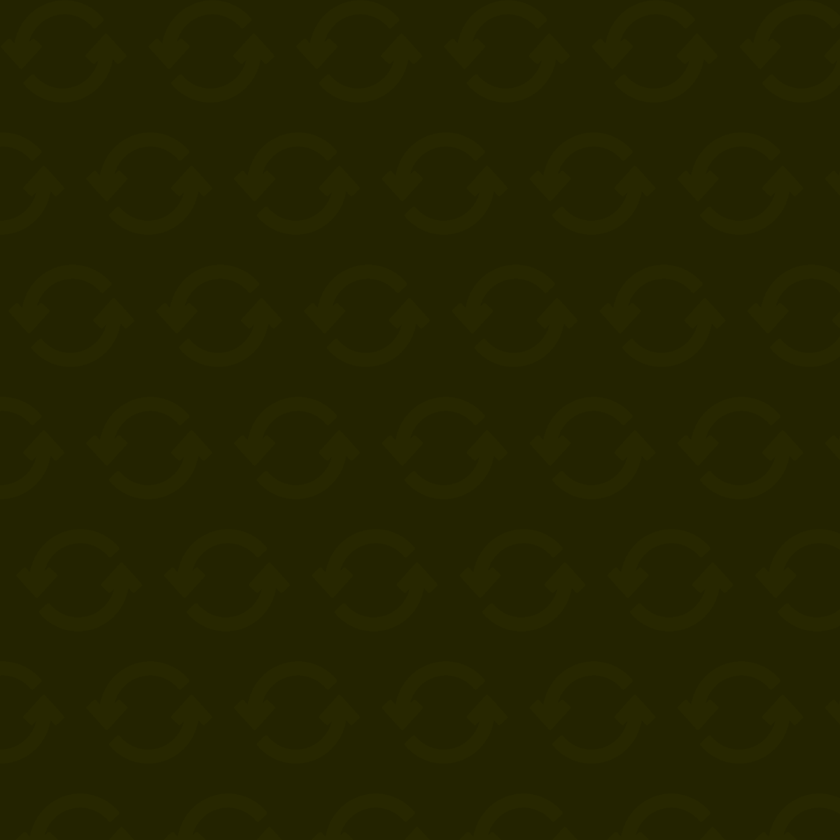
#> input picture texted_image/template.png, 840 x 840 px, shrunk from 1080 x 1080 before the run; its folder holds only this picture in this run
$ python __init__.py
#> lines starting #> are read from the running program, lines starting #| are printed output that depends on the picture
### texted_image/utils.py
from math import ceil, floor
import json

with open("texted_image/characters_sizes.json") as f:
#> (reads texted_image/characters_sizes.json from the repository)
    chars_sizes: dict[str, dict[str, int | str]] = json.load(f)

DISTANCE_BETWEEN_LINES = 117

def get_lined_text(text: str, canvas_size: dict[str, int]):
    canvas_w, canvas_h = canvas_size['width'] * 0.9, canvas_size['height'] * 0.9
    lines, font_size = __get_lines(text, canvas_w, canvas_h)
    lines = __restore_lines_transitions(text, lines)

    return '\n'.join(lines), font_size


def __get_words_lengths(words: list):
    return [sum([chars_sizes[character]['width'] for character in word if character in chars_sizes]) for word in words]


def __get_text_length(text: str):
    return sum([chars_sizes[c]['width'] for c in text if c in chars_sizes])


def __get_lines_data(text_length: int, canvas_w: int, canvas_h: int, transitions: int):
    font_size = 100
    ratio: float = text_length / canvas_w
    lines_amount = ceil(ratio) + transitions
    max_lines_amount = floor(canvas_h / DISTANCE_BETWEEN_LINES)
    multiplier = 1
    while lines_amount > max_lines_amount:
        multiplier -= .01
        font_size -= 1
        lines_amount = ceil(ratio * multiplier)
        max_lines_amount = floor(canvas_h / (DISTANCE_BETWEEN_LINES * multiplier))

    return font_size, lines_amount, multiplier

def __get_words(text: str):
    words = text.split(' ')
    if len(words) == 1:
        words = text
    return words, __get_words_lengths(words)

def __get_lines(text: str, width: int, height: int):
    transitions = text.count('\n\n')
    text = text.replace('\n', '')
    text_length = __get_text_length(text)
    font_size, lines_amount, multiplier = __get_lines_data(text_length, width, height, transitions)
    words, words_lengths = __get_words(text)

    lines = []
    offset = 0
    j = 0
    text_width = width / multiplier
    for _ in range(lines_amount):
        s = 0
        sum_without_space = s - chars_sizes[' ']['width']
        while sum_without_space < text_width:
            if j == len(words_lengths):
                break
            s += words_lengths[j] + chars_sizes[' ']['width']
            j += 1
            sum_without_space = s - chars_sizes[' ']['width']
        j -= 1 if j == len(words_lengths) - 1 or sum_without_space > text_width else 0
        line = ' '.join(words[offset:j]) if isinstance(words, list) else words[offset:j]
        lines.append(line)
        offset = j

    while '' in lines: lines.remove('')
    return lines, font_size


def __restore_lines_transitions(text: str, lines: list[str]):
    output = []
    for line in lines:
        inds = (line.find('Негативный'), line.find('Стиль:'))
        if inds[0] == -1 and inds[1] == -1:
            output.append(line)
            continue
        for ind in inds:
            if ind != -1:
                output.append(line[:ind] + '\n\n' + line[ind:])


    return output

### texted_image/__init__.py
from io import BytesIO
from PIL import Image, ImageDraw, ImageFont
from .utils import get_lined_text
import os


class TextedImage:
    def __init__(self):
        self.path = os.path.dirname(os.path.realpath(__file__)) + '/'
        self.template = Image.open(self.path + "template.png")
        self.canvas_mid = (self.template.width // 2, self.template.height // 2)

    def get(self, text: str):
        canvas_size = {'width': self.template.width, 'height': self.template.height}
        lines, font_size = get_lined_text(text, canvas_size)
        bytes_io = BytesIO()
        img = self.__add_lines_to_photo(lines, font_size)
        img.save(bytes_io, 'PNG')
        return bytes_io

    def __add_lines_to_photo(self, lines: str, font_size: int):
        img = self.template
        self.draw = ImageDraw.Draw(img)
        self.draw.font = ImageFont.truetype(
            font=self.path + "TT_Rationalist_Trial_Medium_Italic.ttf",
            size=font_size,
            encoding="unic"
        )
        self.draw.multiline_text(
            self.canvas_mid,
            lines,
            font=self.draw.font,
            align="center",
            anchor="mm",
        )

        return img


if __name__ == "__main__":
    texted_img = TextedImage()
#> in __init__, self.template is the input picture: PIL image 840x840 RGBA; mean R, G, B, A 35.9, 35.9, 0, 255
    texted_img.get('Чмо пидор лох очконавт еблан сука шлюха тупая дебил дурак идиот имбицил инцел ебик долбоеб хуйло хуесос еблоид мразь тварь урод хуила чмырь даун пидор хуйлан пидрила шалава дурачье дурик уебан сволочь')
#> in get, `img = self.__add_lines_to_photo(lines, font_size)`:
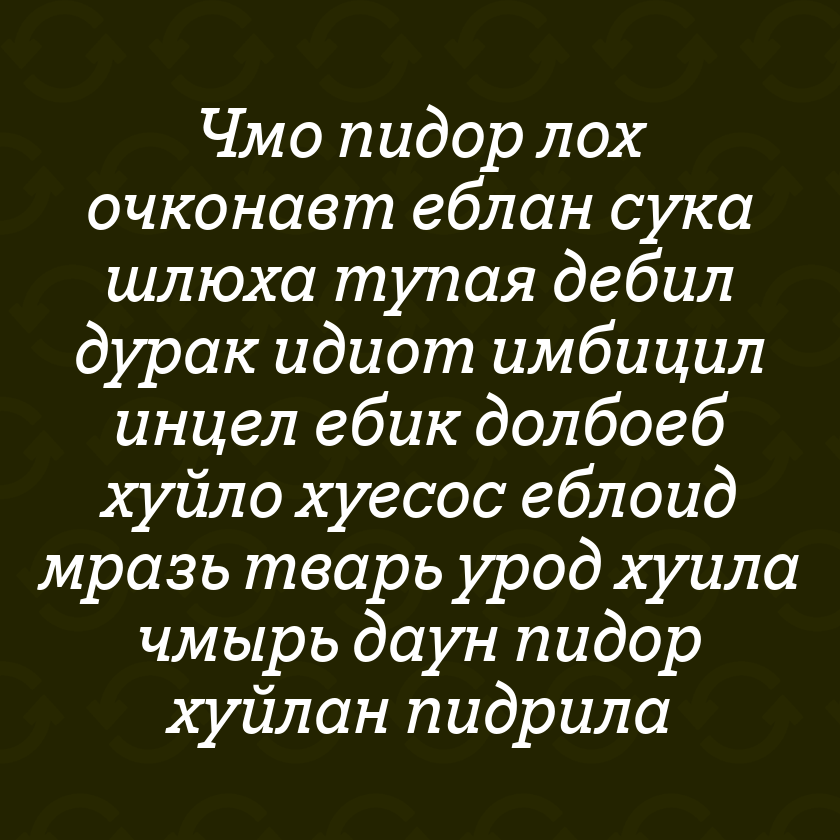
#> img: PIL image 840x840 RGBA; mean R, G, B, A 62.5, 62.5, 31, 255
